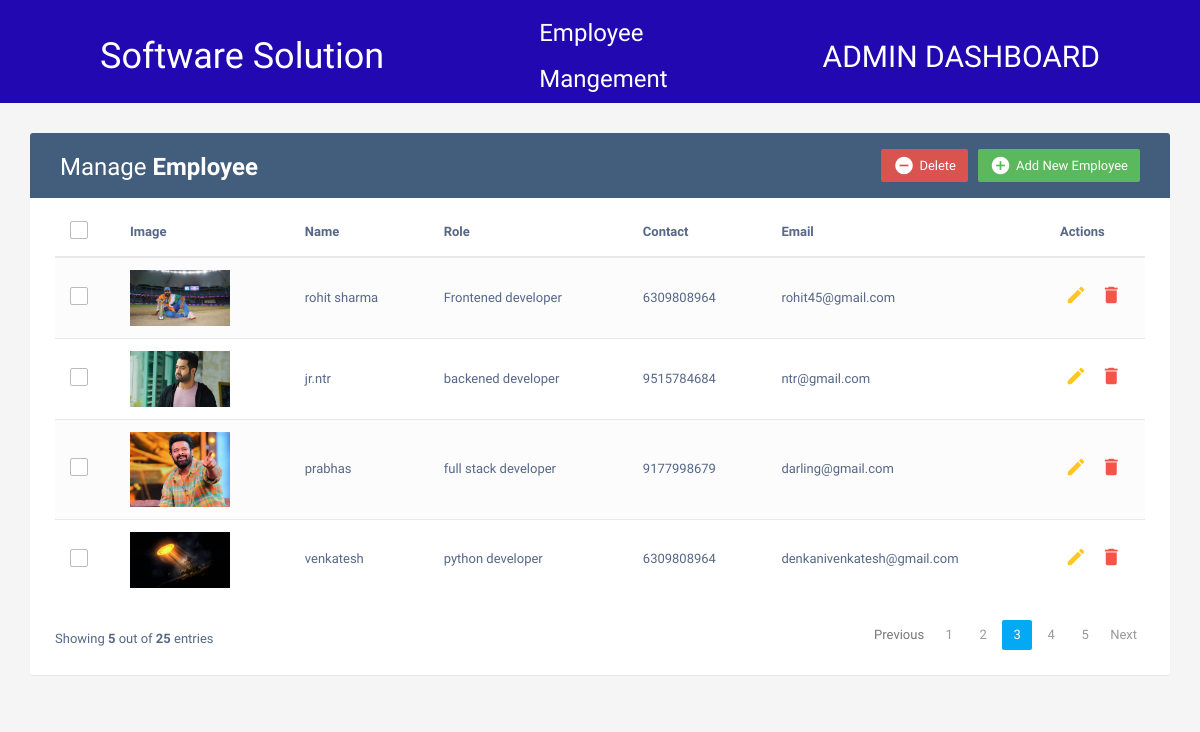
The page / on the database its author committed.
### teachers/models.py (models this page shows, shortened)
class Teacher(models.Model):
    name = models.CharField(max_length=100)
    subject = models.CharField(max_length=100)
    contact = models.CharField(max_length=15)
    email = models.EmailField(unique=True)
    image = models.ImageField(upload_to='teachers/')

### teachers/views.py (the view)
# urls.py: path('',views.teacher_list ,name="all-teachers"),
def teacher_list(request):
    teachers= Teacher.objects.all()
    return render(request,"index.html",{"allteachers":teachers})

### templates/index.html (shortened to what this page needs)
<!DOCTYPE html>
<html lang="en">
<head>
<link rel="stylesheet" href="https://maxcdn.bootstrapcdn.com/font-awesome/4.7.0/css/font-awesome.min.css">
<link rel="stylesheet" href="https://maxcdn.bootstrapcdn.com/bootstrap/3.3.7/css/bootstrap.min.css">
<link rel="stylesheet" href="/static/css/style.css">
<body>
    {% include "hearder.html" %}
    <div class="container">
        <div class="table-wrapper">
            <div class="table-title">
                <div class="row">
                    <div class="col-sm-6">
						<h2>Manage <b>Employee</b></h2>
					</div>
					<div class="col-sm-6">
						<a href="#addEmployeeModal" class="btn btn-success" data-toggle="modal"><i class="material-icons">&#xE147;</i> <span>Add New Employee</span></a>
						<a href="#deleteEmployeeModal" class="btn btn-danger" data-toggle="modal"><i class="material-icons">&#xE15C;</i> <span>Delete</span></a>
					</div>
                </div>
            </div>
            <table class="table table-striped table-hover">
                <thead>
                    <tr>
						<th>
							<span class="custom-checkbox">
								<label for="selectAll"></label>
							</span>
						</th>
                        <th>Image</th>
                        <th>Name</th>
                        <th>Role</th>
                        <th>Contact</th>
                        <th>Email</th>
						<th>Actions</th>
                    </tr>
                </thead>
                <tbody>
                    {% for i in allteachers  %}
                    <tr>
						<td>
							<span class="custom-checkbox">
								<label for="checkbox1"></label>
							</span>
						</td>
                        <td>
                            <img src="{{i.image.url}}" alt="image" width="100px">
                        </td>
                        <td>{{i.name}}</td>
                        <td>{{i.subject}}</td>
                        <td>{{i.contact}}</td>
                        <td>{{i.email}}</td>
                        <td>
                            <a href="#editEmployeeModal-{{forloop.counter}}" class="edit" data-toggle="modal"><i class="material-icons" data-toggle="tooltip" title="Edit">&#xE254;</i></a>
                            <a href="#deleteEmployeeModal-{{forloop.counter}}" class="delete" data-toggle="modal"><i class="material-icons" data-toggle="tooltip" title="Delete">&#xE872;</i></a>
                        </td>
                    </tr>
                    {% endfor %}
                </tbody>
            </table>
			<div class="clearfix">
                <div class="hint-text">Showing <b>5</b> out of <b>25</b> entries</div>
                <ul class="pagination">
                    <li class="page-item disabled"><a href="#">Previous</a></li>
                    <li class="page-item"><a href="#" class="page-link">1</a></li>
                    <li class="page-item"><a href="#" class="page-link">2</a></li>
                    <li class="page-item active"><a href="#" class="page-link">3</a></li>
                    <li class="page-item"><a href="#" class="page-link">4</a></li>
                    <li class="page-item"><a href="#" class="page-link">5</a></li>
                    <li class="page-item"><a href="#" class="page-link">Next</a></li>
                </ul>
            </div>
        </div>
    </div>
</body>
</html>

### templates/hearder.html (shortened to what this page needs)
<!DOCTYPE html>
<html lang="en">
<head>
</head>
<body>
    <div class="navsection">
        <div class="title">
            <H1>Software Solution</H1>
        </div>
        <div class="menu">
            <h3><a href="">Employee</a></h3>
            <h3><a href="">Mangement</a></h3>
        </div>
        <div class="user">
            <h2>ADMIN DASHBOARD</h2>
        </div>
    </div>
</body>
</html>

### static/css/style.css (style rules this page uses)
body { color: #566787; background: #f5f5f5; font-family: 'Varela Round', sans-serif; font-size: 13px; }
.table-wrapper { background: #fff; padding: 20px 25px; margin: 30px 0; border-radius: 3px; box-shadow: 0 1px 1px rgba(0,0,0,.05); }
.table-title { padding-bottom: 15px; background: #435d7d; color: #fff; padding: 16px 30px; margin: -20px -25px 10px; border-radius: 3px 3px 0 0; }
.table-title h2 { margin: 5px 0 0; font-size: 24px; }
.table-title .btn { color: #fff; float: right; font-size: 13px; border: none; min-width: 50px; border-radius: 2px; border: none; outline: none !important; margin-left: 10px; }
.table-title .btn i { float: left; font-size: 21px; margin-right: 5px; }
.table-title .btn span { float: left; margin-top: 2px; }
table.table tr th, table.table tr td { border-color: #e9e9e9; padding: 12px 15px; vertical-align: middle; }
table.table tr th:first-child { width: 60px; }
table.table tr th:last-child { width: 100px; }
table.table-striped tbody tr:nth-of-type(odd) { background-color: #fcfcfc; }
table.table td:last-child i { opacity: 0.9; font-size: 22px; margin: 0 5px; }
table.table td a { font-weight: bold; color: #566787; display: inline-block; text-decoration: none; outline: none !important; }
table.table td a.edit { color: #FFC107; }
table.table td a.delete { color: #F44336; }
table.table td i { font-size: 19px; }
.pagination { float: right; margin: 0 0 5px; }
.pagination li a { border: none; font-size: 13px; min-width: 30px; min-height: 30px; color: #999; margin: 0 2px; line-height: 30px; border-radius: 2px !important; text-align: center; padding: 0 6px; }
.pagination li.active a, .pagination li.active a.page-link { background: #03A9F4; }
.hint-text { float: left; margin-top: 10px; font-size: 13px; }
.custom-checkbox { position: relative; }
.custom-checkbox label:before { width: 18px; height: 18px; }
.custom-checkbox label:before { content: ''; margin-right: 10px; display: inline-block; vertical-align: text-top; background: white; border: 1px solid #bbb; border-radius: 2px; box-sizing: border-box; z-index: 2; }
.navsection { background-color: #2208b0; color: white; display: flex; justify-content: space-between; align-items: center; padding: 0 100px; }
.menu a { color: white; text-decoration: none; }

### rows shown on the page
Teacher: image (picture), name "rohit sharma", subject "Frontened developer", contact "6309808964", email "rohit45@gmail.com"
Teacher: image (picture), name "jr.ntr", subject "backened developer", contact "9515784684", email "ntr@gmail.com"
Teacher: image (picture), name "prabhas", subject "full stack developer", contact "9177998679", email "darling@gmail.com"
Teacher: image (picture), name "venkatesh", subject "python developer", contact "6309808964", email "denkanivenkatesh@gmail.com"
